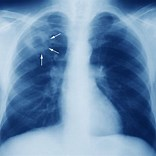
%> input picture chest_x-ray2.jpg, 156 x 156 px
$ octave gray_level_slicing.m   (GNU Octave 9; MATLAB toolbox functions it lacks are replaced by stand-ins)
%> lines starting %> are read from the running program, lines starting %| are printed output that depends on the picture
clear all
clc

%% output image of bit plane slicing: dividing the image into binary layers based on specified intensity thresholds.
posimage = imread('chest_x-ray2.jpg');
%> posimage is the input picture: size 156x156x3 uint8; mean R, G, B 105.6, 139.2, 174.5
posimage_a = double(posimage);
posimage_b = double(posimage);

posimage_a = posimage;
posimage_b = double(posimage);
[r,c] = size(posimage_a);
%> r = 156; c = 468

%  Slicing Process: if the intensity value falls within a certain range (between 50 and 150): retains the pixel's intensity
for i =1:r
    for j = 1:c
        if (posimage_a(i,j) > 50) && (posimage_a(i,j) < 150) %the first threshold value is 50, while the second threshold value is 150
            posimage_a(i,j) = posimage(i,j);
            posimage_b(i,j) = 255; % sets the corresponding pixel in posimage_b to 255 (white).
        else
            posimage_a(i,j) = 0; % Otherwise, it sets both pixels to 0 (black).
            posimage_b(i,j) = 0;
        end
    end
end
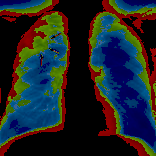
%> posimage_a: size 156x156x3 uint8; mean R, G, B 31.5, 36.7, 39.1
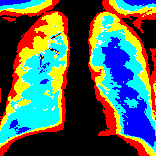
%> posimage_b: size 156x156x3 double; mean R, G, B 80.8, 100.3, 87.6

figure(1)
subplot(1,3,1);
imshow(posimage)
title('Original image');

subplot(1,3,2);
imshow(posimage_a,[]);
title('slicing with background')

subplot(1,3,3);
imshow(posimage_b,[]);
title('slicing without background') % background removed


figure(2)
r = 0:255;
subplot(1,2,1)
s1 = r;
s1(50:150) = 255;
plot(r,s1)
title('function of slicing with background');
xlabel('Input Intensity Level,r');
ylabel('Output Intensity Level,s');

subplot(1,2,2)
s = ones(size(r));
s(50:150) = 255;
plot(r,s)
title('function of slicing without background');
xlabel('Input Intensity Level,r');
ylabel('Output Intensity Level,s');
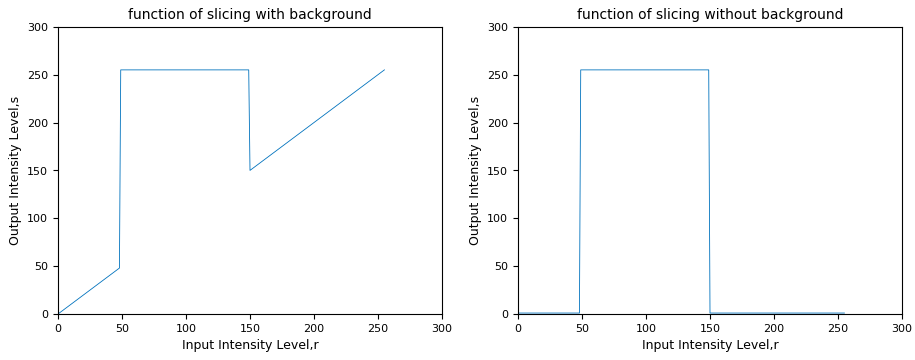
%> figure redrawn from the program's plot data, 2 panels; panel 1: curve peaks at x = 49, y = 255

%Overall, this code demonstrates the application of bit-plane slicing as a method for segmenting images based on their intensity levels,
% providing insights into the distribution of intensity values within the image.
